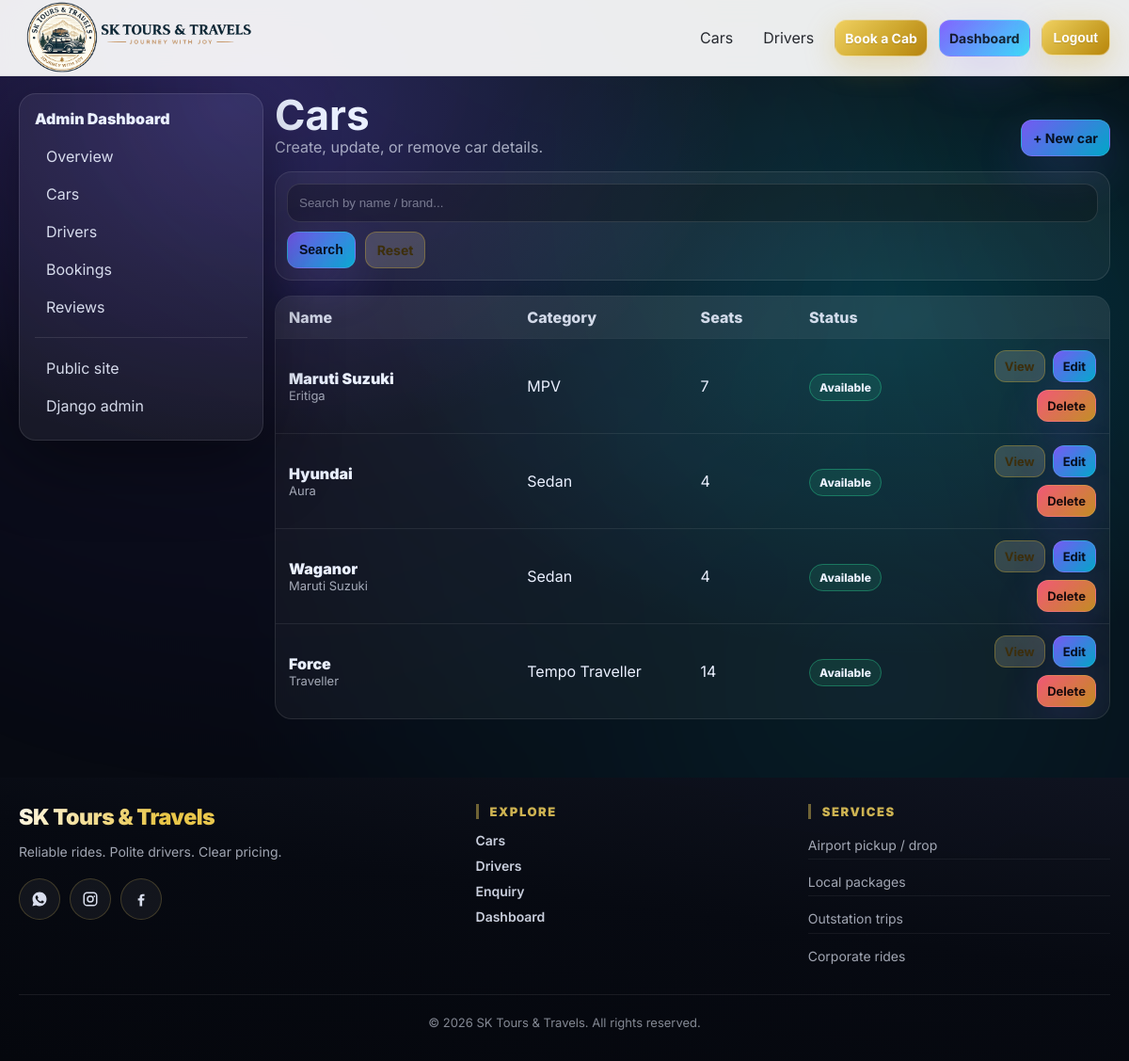
The page /dashboard/cars/ (signed in) on the database its author committed.
### booking/models.py (models this page shows, shortened)
class Car(models.Model):
    class Category(models.TextChoices):
        HATCHBACK = "HATCHBACK", "Hatchback"
        SEDAN = "SEDAN", "Sedan"
        SUV = "SUV", "SUV"
        MUV = "MUV", "MUV"
        MPV = "MPV", "MPV"
        LUXURY = "LUXURY", "Luxury"
        TEMPO = "TEMPO", "Tempo Traveller"
    class FuelType(models.TextChoices):
        PETROL = "PETROL", "Petrol"
        DIESEL = "DIESEL", "Diesel"
        CNG = "CNG", "CNG"
        EV = "EV", "EV"
    class Transmission(models.TextChoices):
        MANUAL = "MANUAL", "Manual"
        AUTOMATIC = "AUTOMATIC", "Automatic"
    name = models.CharField(max_length=120, help_text="Customer-facing name (e.g., Swift Dzire)")
    brand = models.CharField(max_length=80, blank=True)
    category = models.CharField(max_length=20, choices=Category.choices, default=Category.SEDAN)
    seats = models.PositiveIntegerField(default=4, validators=[MinValueValidator(1)])
    fuel_type = models.CharField(max_length=20, choices=FuelType.choices, default=FuelType.DIESEL)
    transmission = models.CharField(max_length=20, choices=Transmission.choices, default=Transmission.MANUAL)
    price_per_km = models.DecimalField(max_digits=10, decimal_places=2, null=True, blank=True)
    price_per_day = models.DecimalField(max_digits=10, decimal_places=2, null=True, blank=True)
    description = models.TextField(blank=True)
    main_image = models.ImageField(upload_to="cars/", blank=True, null=True)
    is_available = models.BooleanField(default=True)
    created_at = models.DateTimeField(auto_now_add=True)
    class Meta:
        ordering = ["-is_available", "category", "name"]

### booking/views.py (the view)
# urls.py: path("dashboard/cars/", views.dashboard_cars, name="dashboard_cars"),
@staff_required
def dashboard_cars(request):
    q = (request.GET.get("q") or "").strip()
    qs = Car.objects.all()
    if q:
        qs = qs.filter(Q(name__icontains=q) | Q(brand__icontains=q))
    return render(request, "dashboard/cars_list.html", {"cars": qs, "q": q})

### templates/dashboard/cars_list.html (shortened to what this page needs)
{% extends "dashboard/base.html" %}
{% block dash_content %}
  <div class="dash-head">
    <div>
      <h1>Cars</h1>
      <div class="muted">Create, update, or remove car details.</div>
    </div>
    <a class="btn btn-sm" href="{% url 'dashboard_car_create' %}">+ New car</a>
  </div>
  <form method="get" class="filter-bar mt-16">
    <input name="q" value="{{ q }}" placeholder="Search by name / brand..." />
    <button class="btn btn-sm" type="submit">Search</button>
    <a class="btn btn-sm btn-ghost" href="{% url 'dashboard_cars' %}">Reset</a>
  </form>
  <div class="table mt-16">
    <div class="t-head">
      <div>Name</div>
      <div>Category</div>
      <div>Seats</div>
      <div>Status</div>
    </div>
    {% for car in cars %}
      <div class="t-row">
        <div>
          <div class="t-strong">{{ car.name }}</div>
          <div class="muted small">{{ car.brand|default:"—" }}</div>
        </div>
        <div>{{ car.get_category_display }}</div>
        <div>{{ car.seats }}</div>
        <div>
          <span class="badge {% if car.is_available %}badge-ok{% else %}badge-no{% endif %}">
            {% if car.is_available %}Available{% else %}Busy{% endif %}
          </span>
        </div>
        <div class="t-actions">
          <a class="btn btn-xs btn-ghost" href="{% url 'car_detail' car.pk %}">View</a>
          <a class="btn btn-xs" href="{% url 'dashboard_car_edit' car.pk %}">Edit</a>
          <a class="btn btn-xs btn-danger" href="{% url 'dashboard_car_delete' car.pk %}">Delete</a>
        </div>
      </div>
    {% empty %}
      <div class="muted mt-12">No cars yet.</div>
    {% endfor %}
  </div>
{% endblock %}

### static/css/styles.css (style rules this page uses)
:root { --bg:#070A12; --panel:rgba(255,255,255,.06); --panel2:rgba(255,255,255,.09); --text:#EAF0FF; --muted:rgba(234,240,255,.68); --brand:#7C5CFF; --brand2:#00D6FF; --ok:#2EE59D; --no:#FF5C7A; --warn:#FFB020; --shadow:0 20px 80px rgba(0,0,0,.45); --radius:18px; --radius2:26px; }
* { box-sizing:border-box }
html { scroll-behavior:smooth; }
html,body { height:100% }
body { margin:0; font-family:Inter,system-ui,-apple-system,Segoe UI,Roboto,Arial,sans-serif; background:radial-gradient(900px 600px at 20% 10%, rgba(124,92,255,.25), transparent 60%), radial-gradient(900px 600px at 80% 30%, rgba(0,214,255,.16), transparent 60%), var(--bg); color:var(--text); }
a { color:inherit;text-decoration:none }
.btn { display:inline-flex; align-items:center; justify-content:center; gap:8px; padding:12px 16px; border-radius:14px; border:1px solid rgba(255,255,255,.10); background: linear-gradient(135deg, rgba(124,92,255,.95), rgba(0,214,255,.75)); color:#071022; font-weight:700; box-shadow: 0 18px 50px rgba(124,92,255,.18); transition: transform .15s ease, filter .15s ease; }
.btn-ghost { background: rgba(255, 244, 214, 0.16); color: #3d2f0c; border: 1px solid rgba(201, 162, 39, 0.38); box-shadow: none; text-shadow: none; }
.btn-danger { background: linear-gradient(135deg, rgba(255,92,122,.95), rgba(255,176,32,.75)); color:#1a0b0d; }
.btn-sm { padding:10px 12px; border-radius:12px; font-size:14px }
.btn-xs { padding:8px 10px; border-radius:12px; font-size:13px }
h1 { font-size:44px; line-height:1.06; margin:0 }
.muted { color:var(--muted) }
.small { font-size:13px }
.mt-16 { margin-top:16px }
.badge { padding:6px 10px; border-radius:999px; font-weight:800; font-size:12px; border:1px solid rgba(255,255,255,.14); background: rgba(255,255,255,.06); }
.badge-ok { border-color:rgba(46,229,157,.35); background:rgba(46,229,157,.10) }
.filter-bar { display:flex; flex-wrap:wrap; gap:10px; background: rgba(255,255,255,.05); border:1px solid rgba(255,255,255,.10); border-radius: var(--radius); padding:12px; }
input,select,textarea { width:100%; padding:12px 12px; border-radius:14px; border:1px solid rgba(255,255,255,.12); background: rgba(0,0,0,.25); color: rgba(234,240,255,.92); outline:none; }
input::placeholder, textarea::placeholder { color:rgba(234,240,255,.45) }
.dash-head { display:flex; align-items:flex-end; justify-content:space-between; gap:12px }
.table { border-radius: var(--radius); border:1px solid rgba(255,255,255,.10); background: rgba(255,255,255,.04); overflow:hidden; }
.t-head,.t-row { display:grid; grid-template-columns: 1.4fr 1fr .6fr .7fr 1fr; gap:12px; padding:12px 14px; align-items:center; }
.t-head { background: rgba(255,255,255,.06); font-weight:800; color:rgba(234,240,255,.88); }
.t-row { border-top:1px solid rgba(255,255,255,.08) }
.t-strong { font-weight:900 }
.t-actions { display:flex; gap:8px; justify-content:flex-end; flex-wrap:wrap }

### rows shown on the page
Car: name "Maruti Suzuki", brand "Eritiga", category "MPV", seats "7", is_available "Available"
Car: name "Hyundai", brand "Aura", category "Sedan", seats "4", is_available "Available"
Car: name "Waganor", brand "Maruti Suzuki", category "Sedan", seats "4", is_available "Available"
Car: name "Force", brand "Traveller", category "Tempo Traveller", seats "14", is_available "Available"
